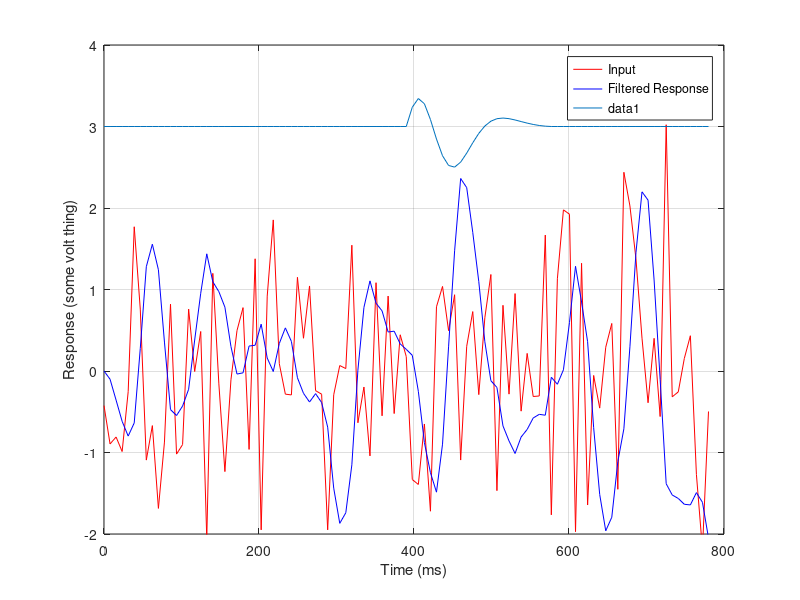
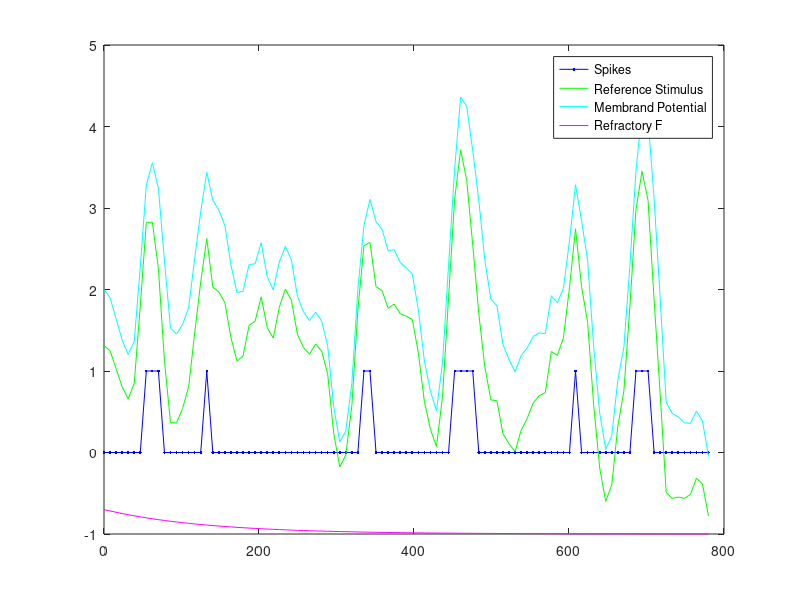

These charts were generated, in order, by the following MATLAB code:
%
%  Keat J, Reinagel P, Reid RC, Meister M.
%  Predicting every spike: a model for the responses of visual neurons.
%  Neuron. 2001 Jun;30(3):803-17.
%
% Author: Wandell
% Purpose:  
%    With Cris, Tara, Alyssa we went through this paper and created the
%    model on the fly.  This and the other one (PredictingEverySpike) seem
%    to have our class notes.
%
%  Edited some in March 2004.  Check PredictingEverySpike2.  It seems like a
%  less advanced form of this one.

%% First, we make a Gaussian filter that will smooth out the
% original, white noise, time variable.  In this case, we are actually
% sampling time every 7.8 ms.
t = (0:100)*7.8;

% Then, we build a random stimulus for testing
randomStimulus = randn(size(t))';

% plot(randomStimulus)

clf
plot(t,randomStimulus,'r-')



%% This is the filtering function they use
% tauf is a variable that varies with cell type
% the final filter is the weighted sum of a bunch of functions
% like this one.
%

j = 1;      % index into the list of basis functions
tauf = 190;  % msec
F = zeros(size(t,2),16);
for j=1:16
    F(:,j) = sin(pi*j*((2*t/tauf) - (t/tauf).^2))';
end

% All of the values beyond tauf are supposed to be zero
F(ceil(tauf/7.8):end,:) = 0;

% Each column represents another basis function
clf; imagesc(F); colormap(gray)

%% Now any specific filter is the weighted sum.  We chose
% these weights 'cause they produced something that vaguely
% resembled what is in Figure XX.
wgts = zeros(16,1);
wgts(1) = -0.6; wgts(2) = .5; wgts(3) = 1;
testF = F*wgts;
testF = testF/abs(sum(testF));
testF = circshift(testF,floor(length(testF)/2));
clf; plot(t,testF)

% This is how we know where to place our filter so that it doesn't
% shift the time base of the output. 
% The filter needs to be centered on the vector.
%
% impulse = zeros(size(testF));
% impulse(1) = 1;
% impulse = circshift(impulse,floor(length(impulse)/2));
% stimulus{2} = convolvecirc(stimulus{1},impulse);
% plot(t,stimulus{2},'b-',t,stimulus{1},'r-')


stimulus{1} = randomStimulus;

% The output of the filtered noise is convolved with the
% designed filter, testF. This produces the stimulus we are going
% to use for deriving spikes and so forth
membranePotential = conv2(stimulus{1},testF,'same');

clf
plot(membranePotential);

%%
clf
plot(t,stimulus{1},'r-',t,membranePotential,'b-')
legend('Input','Filtered Response')
xlabel('Time (ms)'); ylabel('Response (some volt thing)');
hold on; plot(t,testF + 3); set(gca,'ylim',[-2 4])
grid on

% p defines the decay in membrane potential that determines
% the refractory period
spike = zeros(length(t),1);

% Main parameters
pTau = 132;      % ms
pScale = 0.3;   % volt
threshold = 0.53 % rabbit
p = pScale*exp(-t/pTau)';
%clf; plot(t,p,'m-')


% This is the main loop for determining when we have spikes
% You might try adjusting some of the parameters in the refractory
% period to see how the number of spikes changes
refStimulus = membranePotential;
for ii=1:length(membranePotential)
    if refStimulus(ii) > threshold
        spike(ii) = 1;
        refStimulus = refStimulus - circshift(p,ii);
    end
end

figure; plot(t,spike,'b.-')
hold on; plot(t,refStimulus+2,'g-')
hold on; plot(t,membranePotential+2,'c-')
plot(t,p-1,'m-')
legend('Spikes','Reference Stimulus','Membrand Potential','Refractory F')

%% Now, we must write the rest
% Perhaps we can coordinate this with the RGC code?

